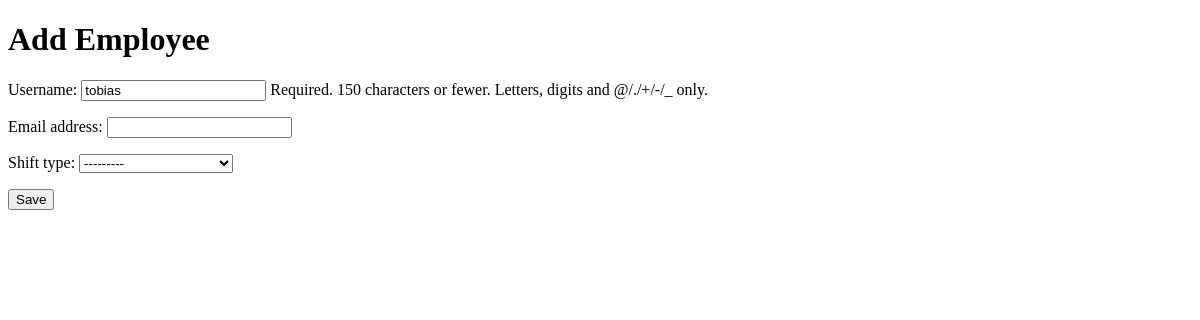
Before: /employees/2/edit/ with the older database file.
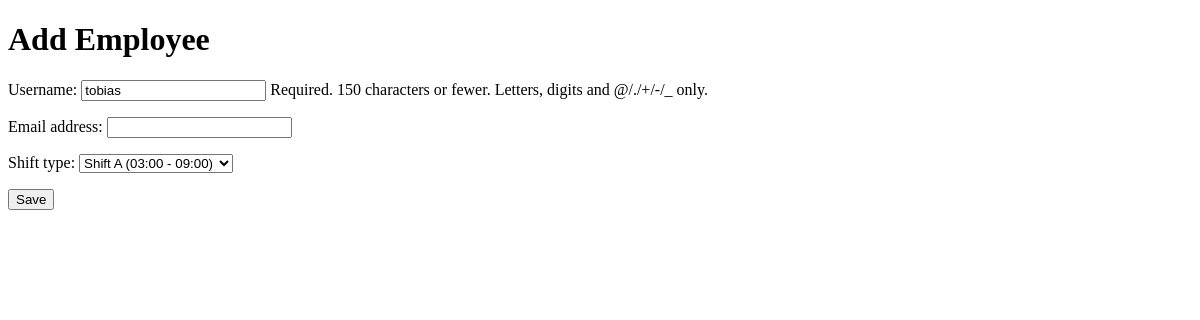
After: the same page with the newer database file.
### employee/models.py (models this page shows, shortened)
class Shift(models.Model):
    SHIFT_CHOICES = (
        ('A', 'Shift A (03:00 - 09:00)'),
        ('B', 'Shift B (09:00 - 15:00)'),
        ('C', 'Shift C (15:00 - 21:00)'),
        ('D', 'Shift D (21:00 - 03:00)'),
    )
    user = models.ForeignKey(User, on_delete=models.CASCADE, unique=True)
    shift_type = models.CharField(max_length=1, choices=SHIFT_CHOICES)
    start_time = models.TimeField(editable=False)
    end_time = models.TimeField(editable=False)

### recognition/views.py (the view)
# urls.py: path('employees/<int:id>/edit/', recog_views.employee_edit, name='employee_edit'),
def employee_edit(request, id=None):
    if id:
        employee = get_object_or_404(User, id=id)
        try:
            shift = Shift.objects.get(user=employee)
        except Shift.DoesNotExist:
            shift = None
    else:
        employee = User()
        shift = None
    if request.method == 'POST':
        user_form = EmployeeForm(request.POST, instance=employee)
        shift_form = ShiftEdit(request.POST, request.FILES, instance=shift)
        if user_form.is_valid() and shift_form.is_valid():
            saved_user = user_form.save(commit=False)
            saved_shift = shift_form.save(commit=False)
            saved_shift.user = saved_user
            saved_shift.save()
            return redirect('employee_list')
    else:
        user_form = EmployeeForm(instance=employee)
        shift_data = {'user': employee} if shift is None else {}
        shift_form = ShiftEdit(instance=shift, initial=shift_data)
    return render(request, 'recognition/employee_form.html', {
        'user_form': user_form,
        'shift_form': shift_form
    })

### recognition/forms.py
class EmployeeForm(forms.ModelForm):
    class Meta:
        model = User
        fields = ['username', 'email']

class ShiftEdit(forms.ModelForm):
    class Meta:
        model = Shift
        fields = ['shift_type']

### recognition/templates/recognition/employee_form.html (shortened to what this page needs)
<!DOCTYPE html>
<html>
<head>
</head>
<body>
    <h1>{% if form.instance.pk %}Edit{% else %}Add{% endif %} Employee</h1>
    <form method="post">
        {{ user_form.as_p }}
        {{ shift_form.as_p }}
        <button type="submit">Save</button>
    </form>
</body>
</html>

Changed rows visible on the page:
added Shift: shift_type "Shift A (03:00 - 09:00)"
Other visible differences:
form field shift_type: "---------" → (not shown)
